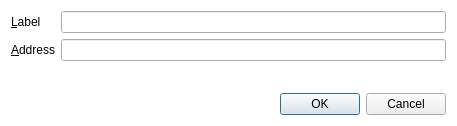
<?xml version="1.0" encoding="UTF-8"?>
<ui version="4.0">
 <class>EditAddressDialog</class>
 <widget class="QDialog" name="EditAddressDialog">
  <property name="geometry">
   <rect>
    <x>0</x>
    <y>0</y>
    <width>457</width>
    <height>126</height>
   </rect>
  </property>
  <property name="windowTitle">
   <string>Edit Address</string>
  </property>
  <property name="styleSheet">
   <string notr="true">QDialog { background: transparent; }</string>
  </property>
  <layout class="QVBoxLayout" name="verticalLayout">
   <item>
    <layout class="QFormLayout" name="formLayout">
     <property name="fieldGrowthPolicy">
      <enum>QFormLayout::AllNonFixedFieldsGrow</enum>
     </property>
     <item row="0" column="0">
      <widget class="QLabel" name="label">
       <property name="text">
        <string>&amp;Label</string>
       </property>
       <property name="buddy">
        <cstring>labelEdit</cstring>
       </property>
      </widget>
     </item>
     <item row="0" column="1">
      <widget class="QLineEdit" name="labelEdit">
       <property name="toolTip">
        <string>The label associated with this address book entry</string>
       </property>
      </widget>
     </item>
     <item row="1" column="0">
      <widget class="QLabel" name="label_2">
       <property name="text">
        <string>&amp;Address</string>
       </property>
       <property name="buddy">
        <cstring>addressEdit</cstring>
       </property>
      </widget>
     </item>
     <item row="1" column="1">
      <widget class="QLineEdit" name="addressEdit">
       <property name="toolTip">
        <string>The address associated with this address book entry. This can only be modified for sending addresses.</string>
       </property>
      </widget>
     </item>
    </layout>
   </item>
   <item>
    <widget class="QDialogButtonBox" name="buttonBox">
     <property name="orientation">
      <enum>Qt::Horizontal</enum>
     </property>
     <property name="standardButtons">
      <set>QDialogButtonBox::Cancel|QDialogButtonBox::Ok</set>
     </property>
    </widget>
   </item>
  </layout>
 </widget>
 <resources/>
 <connections>
  <connection>
   <sender>buttonBox</sender>
   <signal>accepted()</signal>
   <receiver>EditAddressDialog</receiver>
   <slot>accept()</slot>
   <hints>
    <hint type="sourcelabel">
     <x>248</x>
     <y>254</y>
    </hint>
    <hint type="destinationlabel">
     <x>157</x>
     <y>274</y>
    </hint>
   </hints>
  </connection>
  <connection>
   <sender>buttonBox</sender>
   <signal>rejected()</signal>
   <receiver>EditAddressDialog</receiver>
   <slot>reject()</slot>
   <hints>
    <hint type="sourcelabel">
     <x>316</x>
     <y>260</y>
    </hint>
    <hint type="destinationlabel">
     <x>286</x>
     <y>274</y>
    </hint>
   </hints>
  </connection>
 </connections>
</ui>
